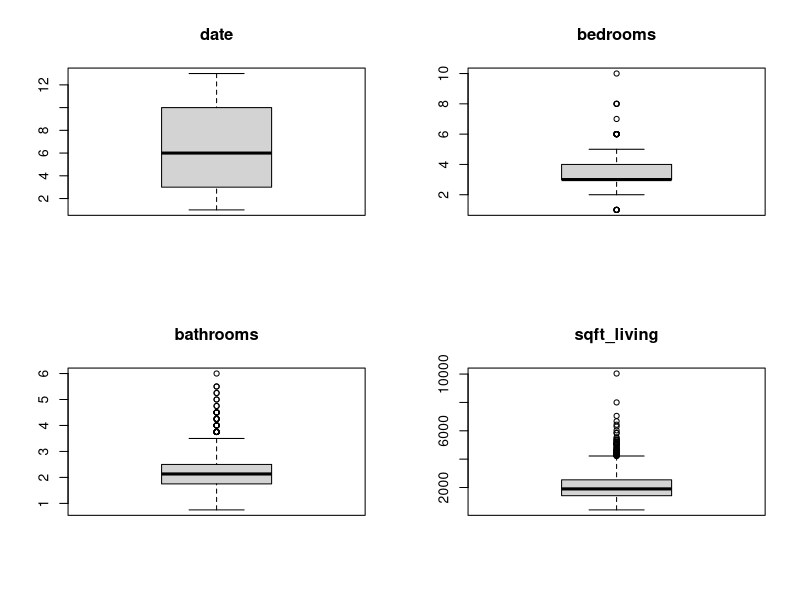
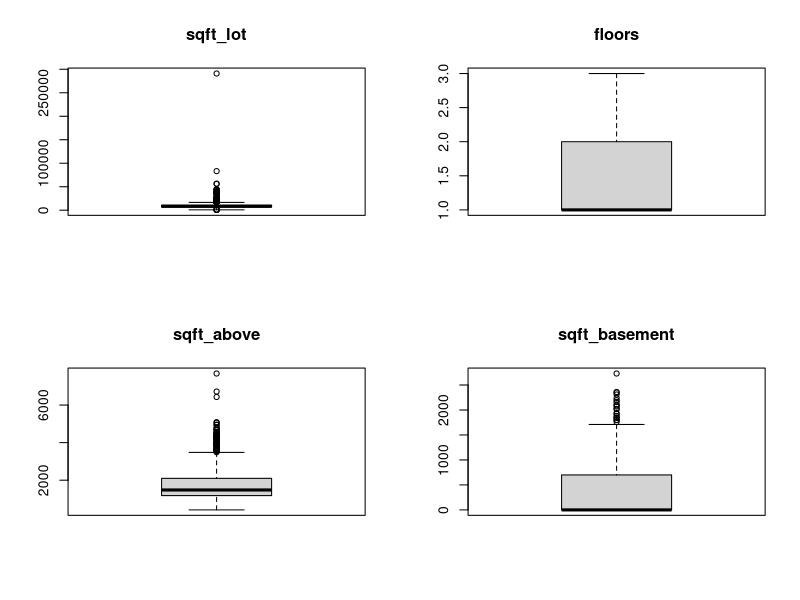
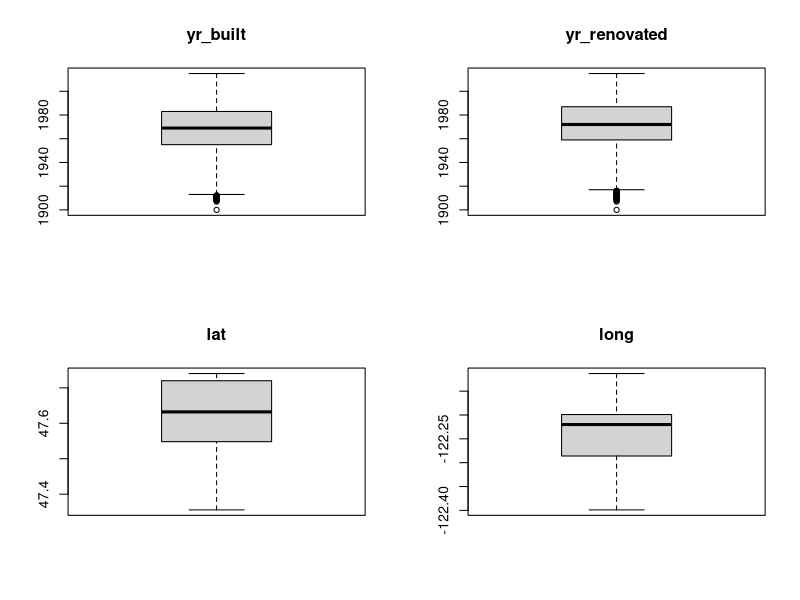
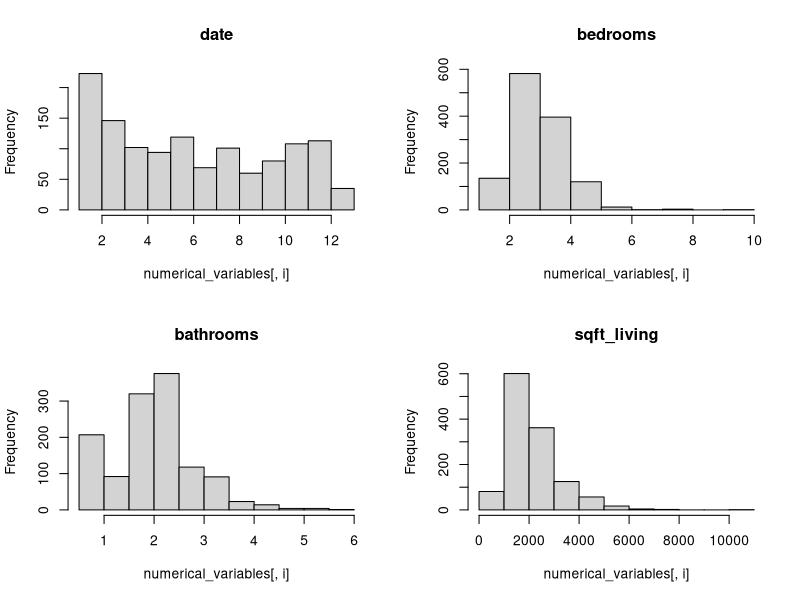
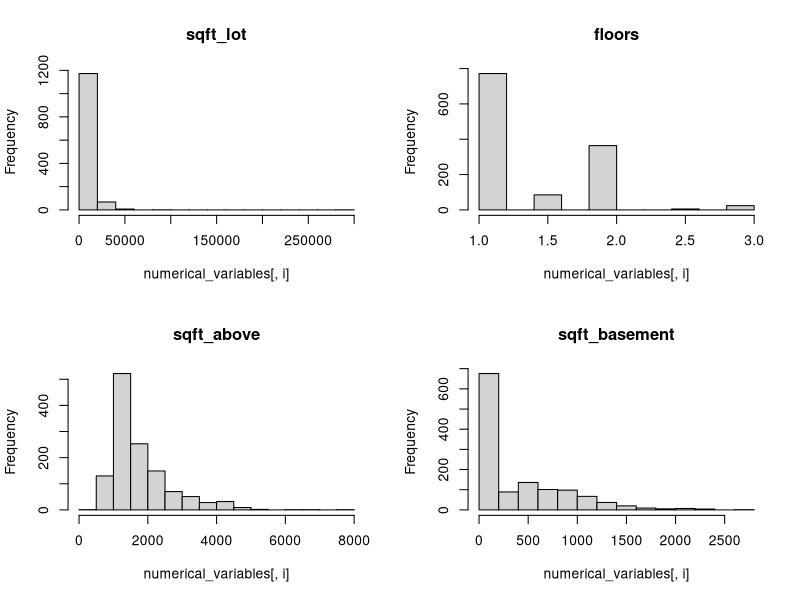
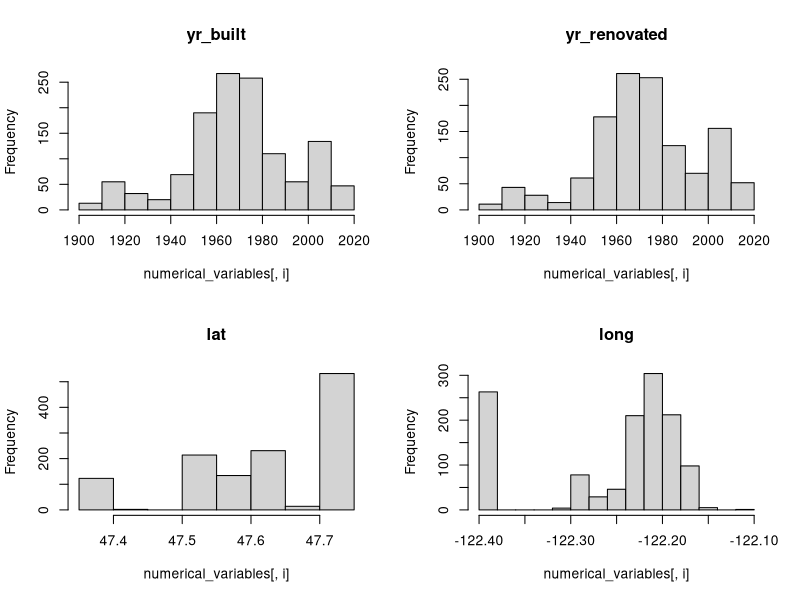
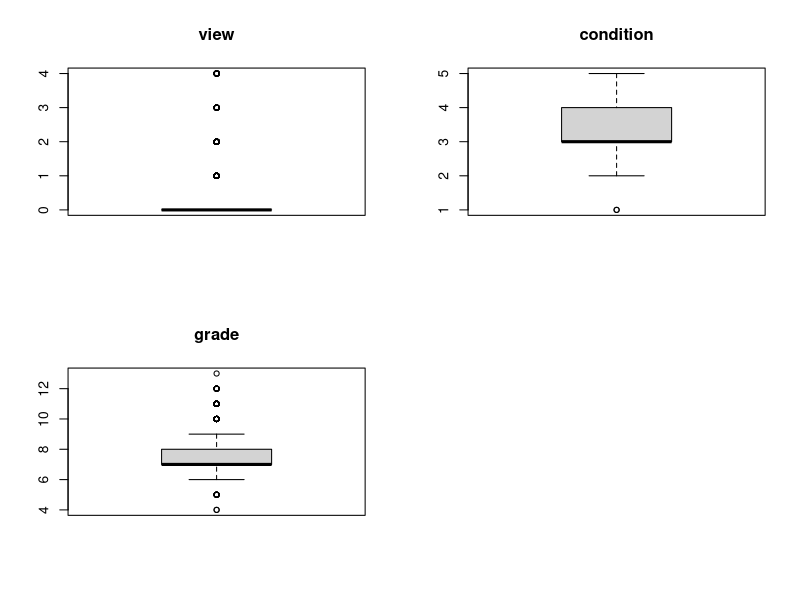
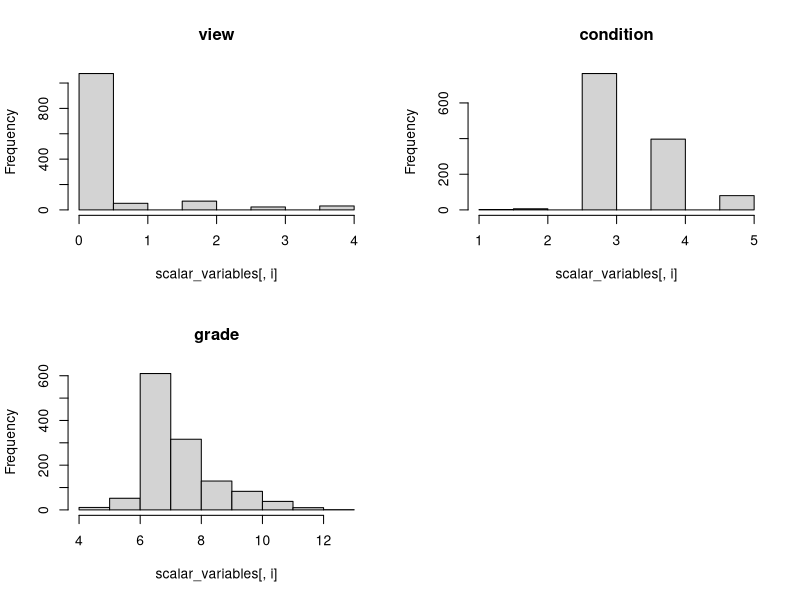

The R source for these figures, in order:
# 1.Prezentacja i opis danych 
house_data<- read.csv("data.csv")
#statystyki min, max,mean, 3rd i 1st Qu
summary(house_data)
#typy danych
str(house_data)

#zestaw zawiera 20 zmiennych: 19 objasniajacych i 1 zmienna objasniana price. 
#zmienne (6) waterfront, date, zipcode, view, condition, grade są zmiennymi jakościowymi z podana skala (za wyjątkiem grade- tutaj wartości znajdują się w zakresie 4-13)

#Przed obliczeniem korelacji w punkcie 1 należy poradzić sobie z problemami brakujących i odstających wartości. Należy więc najpierw wykonać punkt 2, by następnie wrócić do pierwszego
#2
house_data[complete.cases(house_data),]
for(i in 1:20){
  isNA<-any(is.na(house_data[,i]))
  if(isNA){
    print(names(house_data)[i])
  }
}
# poniżej znajduje się zestawienie zmiennych z brakującymi wartościami oraz opis jak problem rozwiązano:
# a) date- zastąpienie zmienną najczęsciej powtarzającą się
# b) bathrooms- zastąpienie brakujących wartości średnią (nie znamy specyfiki rynku amerykańskiego, ale zakładamy że dom musi mieć łazienkę)
# c) sqft_lot- zastąpienie średnią
# d) grade- zastapienie srednia
# e) sqft_lot15-> gdy brak, zastąpienie wartością najbliższej nieruchomości (gdy kilka tak samo bliskcih-> średnia)
mostFrequentDate<- tail(names(sort(table(house_data$date))),1)
house_data["date"][is.na(house_data["date"])]<- mostFrequentDate
avgBathrooms<- mean(house_data["bathrooms"][!is.na(house_data["bathrooms"])])
avgSqftLot<- mean(house_data["sqft_lot"][!is.na(house_data["sqft_lot"])])
avgGrade<- mean(house_data["grade"][!is.na(house_data["grade"])])
house_data["bathrooms"][is.na(house_data["bathrooms"])]<- avgBathrooms
house_data["sqft_lot"][is.na(house_data["sqft_lot"])]<- avgSqftLot
house_data["grade"][is.na(house_data["grade"])]<- avgGrade

naSqft_lot15<- which(is.na(house_data$sqft_lot15))

library("geosphere")

for(j in naSqft_lot15){
  distance<- 10000000000000000000000000
  val<- 0
  for(i in 1:nrow(house_data)){
    if(i!=j){
      tempDist<-distm(c(house_data[j,18],house_data[j,17]),c(house_data[i,18],house_data[i,17]),fun=distHaversine)
      if(tempDist<distance){
        distance<-tempDist
        val<- house_data[i,20]
      }
    }
  }
  house_data[i,20]<-val
}
#zamiana zmiennej typu char "date" na zmienne liczbowe- kolejne miesiace
year_month <- c("2014 May", "2014 June", "2014 Jul", "2014 Aug", "2014 Sep", "2014 Oct", "2014 Nov", "2014 Dec",
                "2015 Jan", "2015 Feb", "2015 Mar", "2015 Apr", "2015 May")

for (i in 1: length(year_month))
{
  house_data$date <- replace(house_data$date, house_data$date == year_month[i], i)
}

house_data$date <- as.numeric(house_data$date)
unique(house_data$date) #sprawdzenie czy wszystko zostało poprawnie zamienione

#Zamiana roku renowacji na rok budowy w przypadku gdy rok renowacji ==0
house_data$yr_renovated <- ifelse(house_data$yr_renovated == 0, house_data$yr_built, house_data$yr_renovated)

#Po przekształceniu danych i pozbyciu się braków wracamy do punktu 1
#Wydzielenie zmiennych numerycznych
library(dplyr)
install.packages("psych")
library(psych)
numerical_variables<- house_data[,c("date","bedrooms", "bathrooms", "sqft_living", "sqft_lot", 
                                  "floors","sqft_above","sqft_basement","yr_built",  "yr_renovated", "lat", "long"  )]
describe(numerical_variables)

library(ggplot2)
# wykres pudełkowy
par(mfrow=c(2,2))
for (i in 1:length(numerical_variables)) {
  boxplot(numerical_variables[,i], main=names(numerical_variables[i]), type="l")
}

#histogram
par(mfrow=c(2,2))
for (i in 1:length(numerical_variables)) {
  hist(numerical_variables[,i], main=names(numerical_variables[i]))
}

#wydzielenie zmiennych skalarnych
scalar_variables <- house_data[, c("view", "condition", "grade")]

describe(scalar_variables)
# wykres pudełkowy
par(mfrow=c(2,2))
for (i in 1:length(scalar_variables)) {
  boxplot(scalar_variables[,i], main=names(scalar_variables[i]), type="l")
}

#histogram
par(mfrow=c(2,2))
for (i in 1:length(scalar_variables)) {
  hist(scalar_variables[,i], main=names(scalar_variables[i]))
}

#wspolczynnik zmiennosci miedzy zmiennymi numerycznymi
sapply(numerical_variables[], function(x) sd(x) / mean(x) * 100)
correlationTable<- round(cor(numerical_variables,method="pearson"),digits=4)
#tablica korelacji zmiennych numerycznych
correlationTable

corPlot(numerical_variables, cex=0.8)

# wykresy zaleznosci ceny od zmiennych numerycznych
par(mfrow=c(2,2))
plot(numerical_variables[][,1],house_data[,"price"], xlab=names(numerical_variables[1]), ylab=names(house_data["price"]))
plot(numerical_variables[][,2],house_data[,"price"], xlab=names(numerical_variables[2]), ylab=names(house_data["price"]))
plot(numerical_variables[][,3],house_data[,"price"], xlab=names(numerical_variables[3]), ylab=names(house_data["price"]))
plot(numerical_variables[][,4],house_data[,"price"], xlab=names(numerical_variables[4]), ylab=names(house_data["price"]))
plot(numerical_variables[][,5],house_data[,"price"], xlab=names(numerical_variables[5]), ylab=names(house_data["price"]))
plot(numerical_variables[][,6],house_data[,"price"], xlab=names(numerical_variables[6]), ylab=names(house_data["price"]))
plot(numerical_variables[][,7],house_data[,"price"], xlab=names(numerical_variables[7]), ylab=names(house_data["price"]))
plot(numerical_variables[][,8],house_data[,"price"], xlab=names(numerical_variables[8]), ylab=names(house_data["price"]))
plot(numerical_variables[][,9],house_data[,"price"], xlab=names(numerical_variables[9]), ylab=names(house_data["price"]))
plot(numerical_variables[][,10],house_data[,"price"], xlab=names(numerical_variables[10]), ylab=names(house_data["price"]))
plot(numerical_variables[][,11],house_data[,"price"], xlab=names(numerical_variables[11]), ylab=names(house_data["price"]))
plot(numerical_variables[][,12],house_data[,"price"], xlab=names(numerical_variables[12]), ylab=names(house_data["price"]))

# 3. Podzial zbiorow na testowy i uczacy
smp_size <- floor(0.8 * nrow(house_data))
set.seed(306511)
train_ind <- sample(seq_len(nrow(house_data)), size = smp_size)
train  <- house_data[train_ind, ]
test   <- house_data[-train_ind, ]
summary(train)
summary(test)
# 4. Dobor zmiennych do modelu
# jak najmniejsza korelacja miedzy objasniajacymi a jak najwieksza 
correlationWithPriceTable<- round(cor(house_data,method="pearson"),digits=4)
# uznalem ze korelacja z cena musi wynosic minimalnie 0.3
sortedCorrelationWithPrice <- correlationWithPriceTable[order(correlationWithPriceTable[1,],decreasing=TRUE),]
rowsWithCorrelationWithPrice2<- which(sortedCorrelationWithPrice[,1] > 0.3 & sortedCorrelationWithPrice[,1] < 1 , arr.ind=TRUE)
rowsWithCorrelationWithPrice2
rowsWithCorrelationWithPrice<- which(correlationWithPriceTable[,1] > 0.3 & correlationWithPriceTable[,1] < 1 , arr.ind=TRUE)
rowsWithCorrelationWithPrice

for(i in rowsWithCorrelationWithPrice){
  for(j in rowsWithCorrelationWithPrice){
    print(correlationWithPriceTable[i,j])
  }
  print("-------------------")
}


#Na podstawie wysokich korelacji z cena i niskich korelacji ze soba zdecydowano sie na wybor zmiennych:sqft_living, sqft_lot, view, yr_renovated
